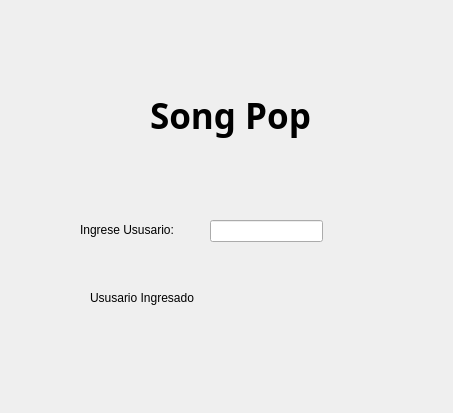
<?xml version="1.0" encoding="UTF-8"?>
<ui version="4.0">
 <class>Dialog</class>
 <widget class="QDialog" name="Dialog">
  <property name="geometry">
   <rect>
    <x>0</x>
    <y>0</y>
    <width>453</width>
    <height>413</height>
   </rect>
  </property>
  <property name="windowTitle">
   <string>Dialog</string>
  </property>
  <widget class="QLabel" name="label_2">
   <property name="geometry">
    <rect>
     <x>80</x>
     <y>220</y>
     <width>101</width>
     <height>20</height>
    </rect>
   </property>
   <property name="text">
    <string>Ingrese Ususario:</string>
   </property>
  </widget>
  <widget class="QLineEdit" name="lineEdit">
   <property name="geometry">
    <rect>
     <x>210</x>
     <y>220</y>
     <width>113</width>
     <height>22</height>
    </rect>
   </property>
   <property name="clearButtonEnabled">
    <bool>true</bool>
   </property>
  </widget>
  <widget class="QLabel" name="label">
   <property name="geometry">
    <rect>
     <x>150</x>
     <y>50</y>
     <width>181</width>
     <height>131</height>
    </rect>
   </property>
   <property name="font">
    <font>
     <family>Tw Cen MT</family>
     <pointsize>26</pointsize>
     <weight>75</weight>
     <bold>true</bold>
     <strikeout>false</strikeout>
    </font>
   </property>
   <property name="text">
    <string>Song Pop</string>
   </property>
  </widget>
  <widget class="QLabel" name="label_3">
   <property name="geometry">
    <rect>
     <x>90</x>
     <y>290</y>
     <width>111</width>
     <height>16</height>
    </rect>
   </property>
   <property name="text">
    <string>Ususario Ingresado</string>
   </property>
   <property name="isHidden" stdset="0">
    <bool>false</bool>
   </property>
  </widget>
 </widget>
 <resources/>
 <connections/>
</ui>
